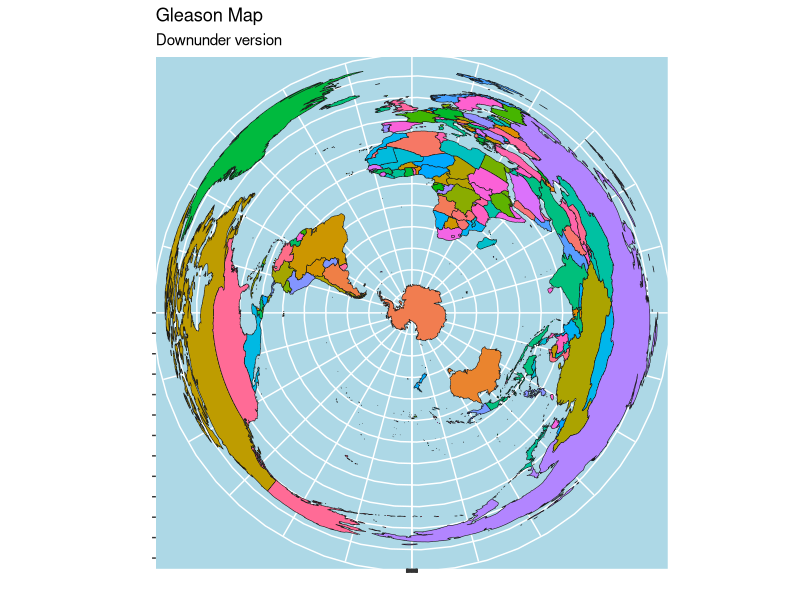
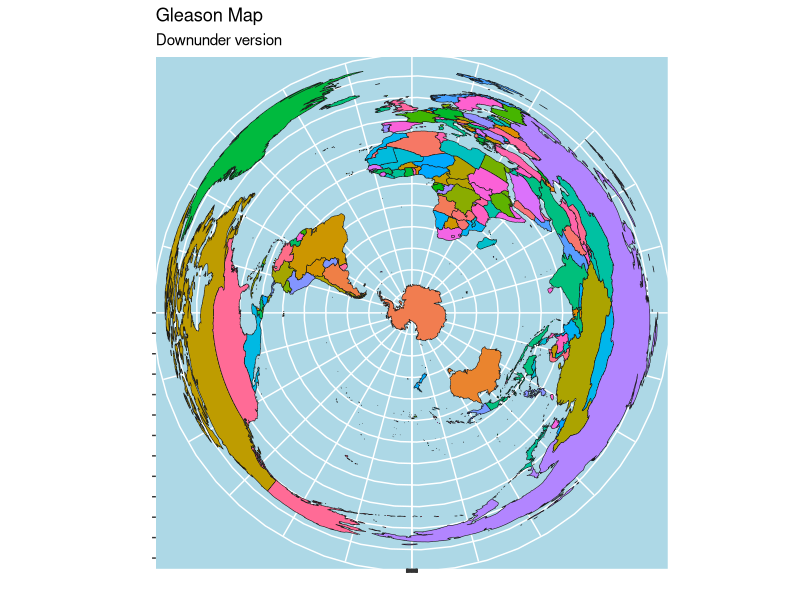

Here is the R script that generated these plots, in order:
## Gleason Map Down-Under
## https://lucidmanager.org/flat-earth-mathematics/

## Recreate Gleason's Map
library(tidyverse)
library(maps)
library(mapproj)

world <- map_data("world")
ggplot(world, aes(x = long, y = lat, group = group, fill = region)) +
    geom_polygon(size = .2, col = "grey10") +
    scale_fill_discrete(guide = FALSE) + 
    coord_map("azequidistant", orientation = c(-90, 0, 0)) +
    scale_x_continuous(name = "", labels = NULL,
                       breaks = seq(-180, 180, 15)) +
    scale_y_continuous(name = "", labels = NULL,
                       breaks = seq(-180, 180, 15)) +
    theme(panel.background = element_rect(fill = "lightblue")) +
    labs(title = "Gleason Map",
         subtitle = "Downunder version")
ggsave("flatearth_au.png")
